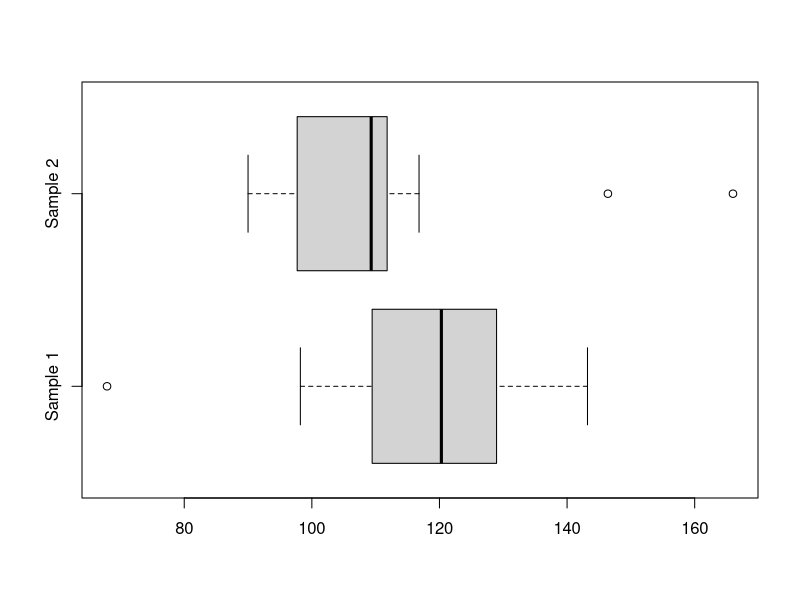

This chart was generated by the following R code:
#Page no 278

x<-c(94.2,111.3,90.0,99.7,116.8,92.2,166.0,95.7,109.3,106.0,111.7,111.9,111.6,146.4,103.9)
y<-c(125.5,107.1,67.9,98.2,128.6,123.5,116.5,143.2,120.3,118.6,105.0,111.8,129.3,130.8,139.8)
boxplot(y,x,border = "black",horizontal = TRUE,names=c("Sample 1","Sample 2"))
